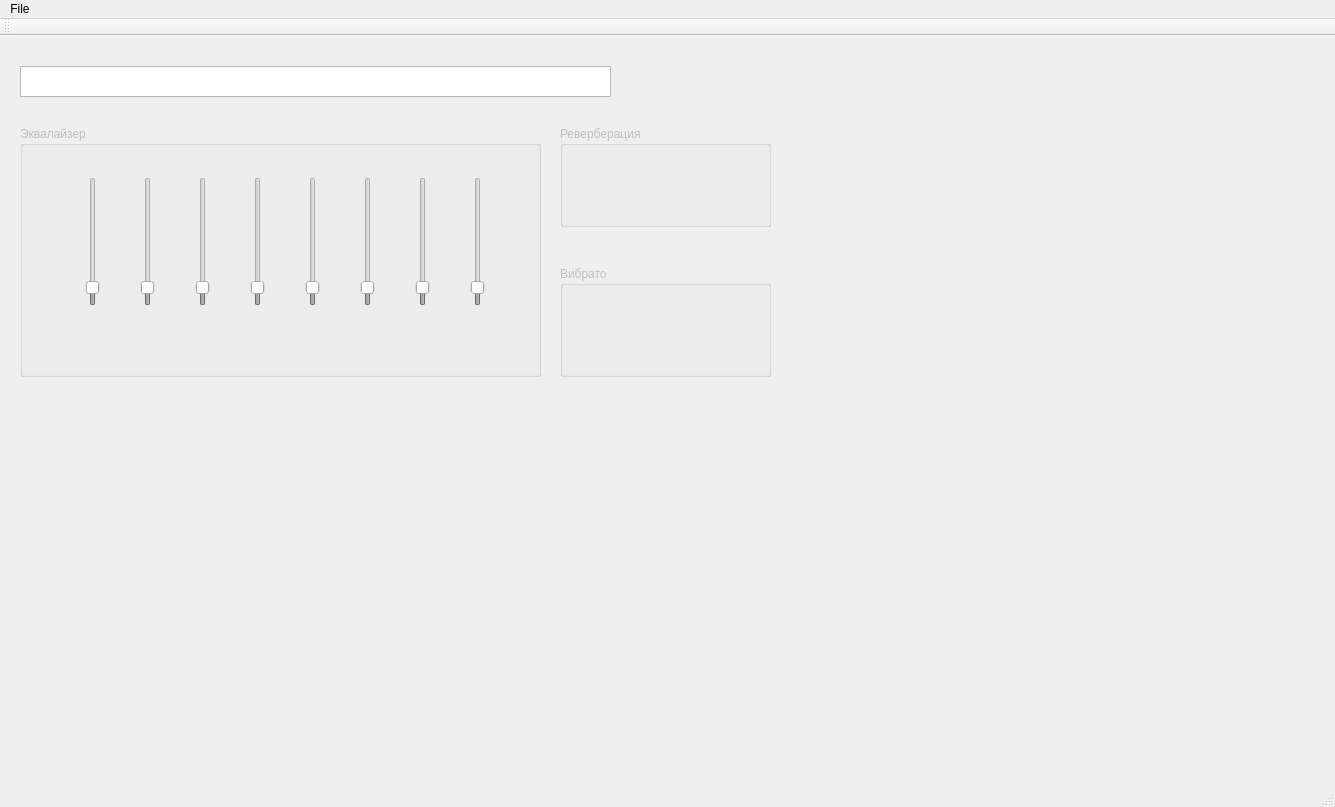
<?xml version="1.0" encoding="UTF-8"?>
<ui version="4.0">
 <class>MainWindow</class>
 <widget class="QMainWindow" name="MainWindow">
  <property name="geometry">
   <rect>
    <x>0</x>
    <y>0</y>
    <width>1335</width>
    <height>807</height>
   </rect>
  </property>
  <property name="windowTitle">
   <string>MainWindow</string>
  </property>
  <widget class="QWidget" name="centralWidget">
   <widget class="QTextBrowser" name="textBrowser">
    <property name="geometry">
     <rect>
      <x>20</x>
      <y>30</y>
      <width>591</width>
      <height>31</height>
     </rect>
    </property>
   </widget>
   <widget class="QGroupBox" name="groupBox">
    <property name="enabled">
     <bool>false</bool>
    </property>
    <property name="geometry">
     <rect>
      <x>20</x>
      <y>90</y>
      <width>521</width>
      <height>251</height>
     </rect>
    </property>
    <property name="title">
     <string>Эквалайзер</string>
    </property>
    <widget class="QWidget" name="layoutWidget">
     <property name="geometry">
      <rect>
       <x>20</x>
       <y>40</y>
       <width>491</width>
       <height>151</height>
      </rect>
     </property>
     <layout class="QHBoxLayout" name="horizontalLayout">
      <item>
       <widget class="QSlider" name="slider_filt0">
        <property name="minimum">
         <number>0</number>
        </property>
        <property name="maximum">
         <number>100</number>
        </property>
        <property name="value">
         <number>10</number>
        </property>
        <property name="orientation">
         <enum>Qt::Vertical</enum>
        </property>
       </widget>
      </item>
      <item>
       <widget class="QSlider" name="slider_filt1">
        <property name="minimum">
         <number>0</number>
        </property>
        <property name="maximum">
         <number>100</number>
        </property>
        <property name="value">
         <number>10</number>
        </property>
        <property name="orientation">
         <enum>Qt::Vertical</enum>
        </property>
       </widget>
      </item>
      <item>
       <widget class="QSlider" name="slider_filt2">
        <property name="minimum">
         <number>0</number>
        </property>
        <property name="maximum">
         <number>100</number>
        </property>
        <property name="value">
         <number>10</number>
        </property>
        <property name="orientation">
         <enum>Qt::Vertical</enum>
        </property>
       </widget>
      </item>
      <item>
       <widget class="QSlider" name="slider_filt3">
        <property name="minimum">
         <number>0</number>
        </property>
        <property name="maximum">
         <number>100</number>
        </property>
        <property name="value">
         <number>10</number>
        </property>
        <property name="orientation">
         <enum>Qt::Vertical</enum>
        </property>
       </widget>
      </item>
      <item>
       <widget class="QSlider" name="slider_filt4">
        <property name="minimum">
         <number>0</number>
        </property>
        <property name="maximum">
         <number>100</number>
        </property>
        <property name="value">
         <number>10</number>
        </property>
        <property name="orientation">
         <enum>Qt::Vertical</enum>
        </property>
       </widget>
      </item>
      <item>
       <widget class="QSlider" name="slider_filt5">
        <property name="minimum">
         <number>0</number>
        </property>
        <property name="maximum">
         <number>100</number>
        </property>
        <property name="value">
         <number>10</number>
        </property>
        <property name="orientation">
         <enum>Qt::Vertical</enum>
        </property>
       </widget>
      </item>
      <item>
       <widget class="QSlider" name="slider_filt6">
        <property name="minimum">
         <number>0</number>
        </property>
        <property name="maximum">
         <number>100</number>
        </property>
        <property name="value">
         <number>10</number>
        </property>
        <property name="orientation">
         <enum>Qt::Vertical</enum>
        </property>
       </widget>
      </item>
      <item>
       <widget class="QSlider" name="slider_filt7">
        <property name="minimum">
         <number>0</number>
        </property>
        <property name="maximum">
         <number>100</number>
        </property>
        <property name="value">
         <number>10</number>
        </property>
        <property name="orientation">
         <enum>Qt::Vertical</enum>
        </property>
       </widget>
      </item>
     </layout>
    </widget>
    <widget class="QWidget" name="layoutWidget">
     <property name="geometry">
      <rect>
       <x>46</x>
       <y>200</y>
       <width>451</width>
       <height>20</height>
      </rect>
     </property>
     <layout class="QHBoxLayout" name="horizontalLayout_2">
      <item>
       <widget class="QLabel" name="label">
        <property name="text">
         <string>&lt;100</string>
        </property>
       </widget>
      </item>
      <item>
       <widget class="QLabel" name="label_2">
        <property name="text">
         <string>70-300</string>
        </property>
       </widget>
      </item>
      <item>
       <widget class="QLabel" name="label_3">
        <property name="text">
         <string>280-700</string>
        </property>
       </widget>
      </item>
      <item>
       <widget class="QLabel" name="label_4">
        <property name="text">
         <string>660-1.5k</string>
        </property>
       </widget>
      </item>
      <item>
       <widget class="QLabel" name="label_5">
        <property name="text">
         <string>1.3k-3.4k</string>
        </property>
       </widget>
      </item>
      <item>
       <widget class="QLabel" name="label_6">
        <property name="text">
         <string>2.8k-6.3k</string>
        </property>
       </widget>
      </item>
      <item>
       <widget class="QLabel" name="label_7">
        <property name="text">
         <string>5.6k-12.5k</string>
        </property>
       </widget>
      </item>
      <item>
       <widget class="QLabel" name="label_8">
        <property name="text">
         <string>&gt;11.2k</string>
        </property>
       </widget>
      </item>
     </layout>
    </widget>
   </widget>
   <widget class="QGroupBox" name="groupBox_2">
    <property name="enabled">
     <bool>false</bool>
    </property>
    <property name="geometry">
     <rect>
      <x>560</x>
      <y>90</y>
      <width>211</width>
      <height>101</height>
     </rect>
    </property>
    <property name="title">
     <string>Реверберация</string>
    </property>
    <property name="checkable">
     <bool>false</bool>
    </property>
   </widget>
   <widget class="QGroupBox" name="groupBox_3">
    <property name="enabled">
     <bool>false</bool>
    </property>
    <property name="geometry">
     <rect>
      <x>560</x>
      <y>230</y>
      <width>211</width>
      <height>111</height>
     </rect>
    </property>
    <property name="title">
     <string>Вибрато</string>
    </property>
   </widget>
   <widget class="QPushButton" name="BtnToggleEQ">
    <property name="geometry">
     <rect>
      <x>20</x>
      <y>70</y>
      <width>51</width>
      <height>21</height>
     </rect>
    </property>
    <property name="text">
     <string/>
    </property>
    <property name="icon">
     <iconset resource="icons.qrc">
      <normaloff>:/new/prefix1/icons/swtch_off.png</normaloff>
      <normalon>:/new/prefix1/icons/swtch_on.png</normalon>:/new/prefix1/icons/swtch_off.png</iconset>
    </property>
    <property name="iconSize">
     <size>
      <width>50</width>
      <height>17</height>
     </size>
    </property>
    <property name="checkable">
     <bool>true</bool>
    </property>
    <property name="checked">
     <bool>false</bool>
    </property>
    <property name="flat">
     <bool>true</bool>
    </property>
   </widget>
   <widget class="QPushButton" name="BtnToggleReverb">
    <property name="geometry">
     <rect>
      <x>560</x>
      <y>70</y>
      <width>51</width>
      <height>21</height>
     </rect>
    </property>
    <property name="text">
     <string/>
    </property>
    <property name="icon">
     <iconset resource="icons.qrc">
      <normaloff>:/new/prefix1/icons/swtch_off.png</normaloff>
      <normalon>:/new/prefix1/icons/swtch_on.png</normalon>:/new/prefix1/icons/swtch_off.png</iconset>
    </property>
    <property name="iconSize">
     <size>
      <width>50</width>
      <height>17</height>
     </size>
    </property>
    <property name="checkable">
     <bool>true</bool>
    </property>
    <property name="checked">
     <bool>false</bool>
    </property>
    <property name="flat">
     <bool>true</bool>
    </property>
   </widget>
   <widget class="QPushButton" name="BtnToggleVibrato">
    <property name="geometry">
     <rect>
      <x>560</x>
      <y>200</y>
      <width>51</width>
      <height>21</height>
     </rect>
    </property>
    <property name="text">
     <string/>
    </property>
    <property name="icon">
     <iconset resource="icons.qrc">
      <normaloff>:/new/prefix1/icons/swtch_off.png</normaloff>
      <normalon>:/new/prefix1/icons/swtch_on.png</normalon>:/new/prefix1/icons/swtch_off.png</iconset>
    </property>
    <property name="iconSize">
     <size>
      <width>50</width>
      <height>17</height>
     </size>
    </property>
    <property name="checkable">
     <bool>true</bool>
    </property>
    <property name="checked">
     <bool>false</bool>
    </property>
    <property name="flat">
     <bool>true</bool>
    </property>
   </widget>
   <widget class="LineGraphWidget" name="widget" native="true">
    <property name="geometry">
     <rect>
      <x>20</x>
      <y>350</y>
      <width>751</width>
      <height>341</height>
     </rect>
    </property>
   </widget>
   <widget class="LineGraphWidget" name="widget_2" native="true">
    <property name="enabled">
     <bool>true</bool>
    </property>
    <property name="geometry">
     <rect>
      <x>750</x>
      <y>350</y>
      <width>741</width>
      <height>341</height>
     </rect>
    </property>
   </widget>
  </widget>
  <widget class="QMenuBar" name="menuBar">
   <property name="geometry">
    <rect>
     <x>0</x>
     <y>0</y>
     <width>1335</width>
     <height>19</height>
    </rect>
   </property>
   <widget class="QMenu" name="menuFile">
    <property name="title">
     <string>File</string>
    </property>
    <addaction name="actionOpen"/>
   </widget>
   <addaction name="menuFile"/>
  </widget>
  <widget class="QToolBar" name="mainToolBar">
   <attribute name="toolBarArea">
    <enum>TopToolBarArea</enum>
   </attribute>
   <attribute name="toolBarBreak">
    <bool>false</bool>
   </attribute>
  </widget>
  <widget class="QStatusBar" name="statusBar"/>
  <action name="actionOpen">
   <property name="text">
    <string>Open</string>
   </property>
   <property name="shortcut">
    <string>Ctrl+O</string>
   </property>
  </action>
 </widget>
 <layoutdefault spacing="6" margin="11"/>
 <customwidgets>
  <customwidget>
   <class>LineGraphWidget</class>
   <extends>QWidget</extends>
   <header>linegraphwidget.h</header>
   <container>1</container>
  </customwidget>
 </customwidgets>
 <resources>
  <include location="icons.qrc"/>
 </resources>
 <connections>
  <connection>
   <sender>BtnToggleEQ</sender>
   <signal>toggled(bool)</signal>
   <receiver>groupBox</receiver>
   <slot>setEnabled(bool)</slot>
   <hints>
    <hint type="sourcelabel">
     <x>59</x>
     <y>118</y>
    </hint>
    <hint type="destinationlabel">
     <x>68</x>
     <y>168</y>
    </hint>
   </hints>
  </connection>
  <connection>
   <sender>BtnToggleReverb</sender>
   <signal>toggled(bool)</signal>
   <receiver>groupBox_2</receiver>
   <slot>setEnabled(bool)</slot>
   <hints>
    <hint type="sourcelabel">
     <x>329</x>
     <y>115</y>
    </hint>
    <hint type="destinationlabel">
     <x>332</x>
     <y>150</y>
    </hint>
   </hints>
  </connection>
  <connection>
   <sender>BtnToggleVibrato</sender>
   <signal>toggled(bool)</signal>
   <receiver>groupBox_3</receiver>
   <slot>setEnabled(bool)</slot>
   <hints>
    <hint type="sourcelabel">
     <x>342</x>
     <y>216</y>
    </hint>
    <hint type="destinationlabel">
     <x>359</x>
     <y>264</y>
    </hint>
   </hints>
  </connection>
 </connections>
</ui>
